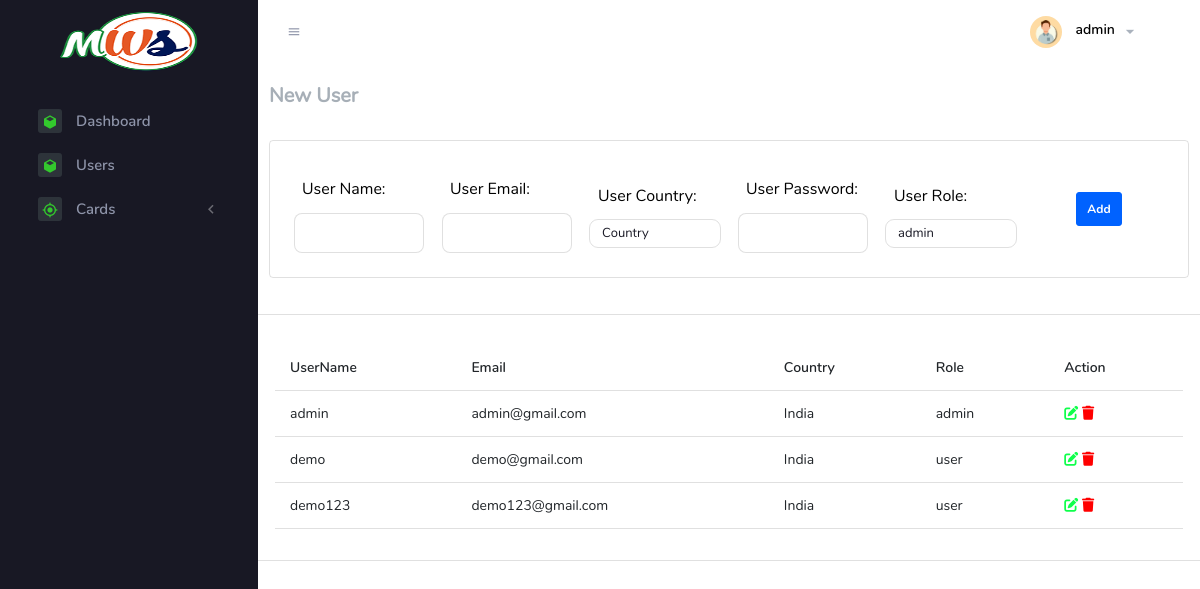
/admin/users/user.php (signed in), run on the app's committed database.
### tables this page shows
CREATE TABLE IF NOT EXISTS `card2_user` (
  `id` int NOT NULL AUTO_INCREMENT,
  `userName` varchar(255) NOT NULL,
  `password` varchar(255) NOT NULL,
  `email` varchar(255) NOT NULL,
  `country` varchar(255) NOT NULL,
  `role` varchar(255) NOT NULL,
  `created_user` timestamp NOT NULL DEFAULT CURRENT_TIMESTAMP,
  `modified_user` timestamp NOT NULL DEFAULT CURRENT_TIMESTAMP,
  PRIMARY KEY (`id`)
);

### admin/users/allUser.php (the view)
<?php
include(dirname(__FILE__)."/../../db/connection.php");
$sql2 = "select * from card2_user";
$result = mysqli_query($conn,$sql2);
while ($row = $result->fetch_assoc()) {
    echo "<tr>
                <td>" . $row["userName"] . "</td>
                <td>" . $row["email"] . "</td>
                <td>" . $row["country"] . "</td>
                <td>" . $row["role"] . "</td>
                <td>
                <a>
                    <i id='".$row["id"]."' class='fa-solid curso fa-pen-to-square edituser' style='color: #0fff4b; cursor: pointer;'></i>
                </a>
                <a>
                <i id='".$row["id"]."'class='fa-solid fa-trash deleteUser' style='color: #ff0000; cursor: pointer;'></i>
                </a>
                </td>
            </tr>";
}

### admin/common/header.php (shortened to what this page needs)
<!doctype html>
<html lang="en">
<head>
    <link href="https://cdn.jsdelivr.net/npm/bootstrap@5.0.2/dist/css/bootstrap.min.css" rel="stylesheet">
    <link rel="stylesheet" href="<?php echo INV_ASSETS; ?>/vendors/mdi/css/materialdesignicons.min.css">
    <link rel="stylesheet" href="<?php echo INV_ASSETS; ?>/vendors/flag-icon-css/css/flag-icon.min.css">
    <link rel="stylesheet" href="<?php echo INV_ASSETS; ?>/vendors/css/vendor.bundle.base.css">
    <link rel="stylesheet" href="<?php echo INV_ASSETS; ?>/css/style.css">
    <link rel="stylesheet" href="<?php echo INV_ASSETS; ?>/css/style2.css">
    <link rel="stylesheet" href="<?php echo INV_ASSETS; ?>/css/custom_style.css">
    <link rel="stylesheet" href="https://cdnjs.cloudflare.com/ajax/libs/font-awesome/6.4.0/css/all.min.css" />
    <link rel="stylesheet" href="https://cdn.datatables.net/1.13.4/css/jquery.dataTables.css" />
    <link href="<?php echo INV_ASSETS; ?>/css/Select2.css" rel="stylesheet" />
</head>

### admin/users/user.php (shortened to what this page needs)
<?php include(dirname(__FILE__) . '/../common/header.php'); ?>
<?php include(dirname(__FILE__) . '/../../db/connection.php'); ?>
<body>
    <div class="container-scroller">
        <?php include('../common/navbar.php'); ?>
        <div class="container-fluid page-body-wrapper">
            <?php include('../common/sidebar.php'); ?>
            <div class="main-panel">
                <div class="row p-2">
                    <div class="col-12 p-0">
                        <div class="d-flex flex-row pb-4">
                            <h3>New User</h3>
                        </div>
                        <div class="p-4 mb-3 border rounded">
                            <form method="post">
                                <div class="row mb-0 align-items-center">
                                    <div class="col-2">
                                        <label for="user-name" class="col-form-label">User Name:</label>
                                        <input type="text" class="form-control" id="user-name" name="user-name" required>
                                    </div>
                                    <div class="col-2">
                                        <label for="user-email" class="col-form-label">User Email:</label>
                                        <input type="email" class="form-control" id="user-email" name="user-email" required>
                                    </div>
                                    <div class="col-2">
                                        <label for="user-country" class="col-form-label">User Country:</label>
                                        <select class="form-control" id="user-country" name="user-country">
                                            <option value="Country">Country</option>
                                        </select>
                                    </div>
                                    <div class="col-2">
                                        <label for="user-password" class="col-form-label">User Password:</label>
                                        <input type="text" class="form-control" id="user-password" name="user-password" required>
                                    </div>
                                    <div class="col-2">
                                        <label for="user-role" class="col-form-label">User Role:</label>
                                        <select class="form-control" id="user-role" name="user-role">
                                            <option value="admin">admin</option>
                                        </select>
                                    </div>
                                    <div class="col-2 text-center">
                                        <input id="save_btn" type="submit" value="Add" class="btn btn-primary" name="adduser">
                                    </div>
                                </div>
                            </form>
                        </div>
                    </div>
                </div>
                <div class="row border p-3 rounded">
                    <div class="col-12">
                        <table id="example" class="table table-hover my-0 dt-responsive nowrap" style="width:100% !important;margin-top: 15px !important;margin-bottom: 15px !important;">
                            <thead>
                                <tr>
                                    <th>UserName</th>
                                    <th>Email</th>
                                    <th>Country</th>
                                    <th>Role</th>
                                    <th>Action</th>
                                </tr>
                            </thead>
                            <tbody>
                                <?php
                                include('allUser.php')
                                ?>
                        </table>
                    </div>
                </div>
            </div>
        </div>
    </div>
</body>
</html>

### admin/common/navbar.php (shortened to what this page needs)
<nav class="navbar default-layout-navbar col-lg-12 col-12 p-0 fixed-top d-flex flex-row">
  <div class="text-center navbar-brand-wrapper d-flex align-items-center justify-content-center">
    <a class="navbar-brand brand-logo" href="<?php echo SITE_URL; ?>index.php"><img src="<?php echo INV_ASSETS; ?>/images/mws.png" /></a>
  </div>
  <div class="navbar-menu-wrapper d-flex align-items-stretch nav-right">
    <button class="navbar-toggler navbar-toggler align-self-center" type="button" data-toggle="minimize">
      <span class="mdi mdi-menu"></span>
    </button>
    <ul class="navbar-nav navbar-nav-right">
      <li class="nav-item nav-profile dropdown">
        <a class="nav-link dropdown-toggle" id="profileDropdown" href="#" data-bs-toggle="dropdown" aria-expanded="false">
          <div class="nav-profile-img">
            <img src="<?php echo INV_ASSETS; ?>/images/faces/logo1.jpg" alt="image">
          </div>
          <div class="nav-profile-text">
            <p id="<?php echo $_SESSION['userID'] ?>" class="mb-1 text-black user_Name"><?php echo $_SESSION['username'] ?></p>
          </div>
        </a>
      </li>
    </ul>
  </div>
</nav>

### admin/common/sidebar.php (shortened to what this page needs)
<nav class="sidebar sidebar-offcanvas" id="sidebar">
  <ul class="nav">
    <li class="nav-item">
      <a class="nav-link" href="<?php echo SITE_URL; ?>index.php">
        <span class="icon-bg"><i class="mdi mdi-cube menu-icon"></i></span>
        <span class="menu-title">Dashboard</span>
      </a>
    </li>
    <?php
    if ($_SESSION['role'] == 'admin') {
    ?>
      <li class="nav-item">
        <a class="nav-link" href="<?php echo SITE_URL; ?>users/user.php">
          <span class="icon-bg"><i class="mdi mdi-cube menu-icon"></i></span>
          <span class="menu-title">Users</span>
        </a>
      </li>
    <?php
    }
    ?>
    <li class="nav-item">
      <a class="nav-link" data-bs-toggle="collapse" href="#ui-basic" aria-expanded="false" aria-controls="ui-basic">
        <span class="icon-bg"><i class="mdi mdi-crosshairs-gps menu-icon"></i></span>
        <span class="menu-title">Cards</span>
        <i class="menu-arrow"></i>
      </a>
    </li>
  </ul>
</nav>

### admin/assets/css/style2.css (style rules this page uses)
a { color: black; }

### admin/assets/css/custom_style.css (style rules this page uses)
:root { --dark-bg-color: #434343; --dark-text-color: #fff; }
.navbar-menu-wrapper.nav-right { padding-right: 50px; }
.p-2 { padding: 20px !important }
input { padding: 10px !important; }
label { color: #000; font-size: 15px; padding: 5px 8px; }
.form-control { border-radius: 8px; }
html, body { margin: 0; padding: 0; height: 100%; width: 100%; }

### data on the page
card2_user: userName "admin", email "admin@gmail.com", country "India", role "admin"
card2_user: userName "demo", email "demo@gmail.com", country "India", role "user"
card2_user: userName "demo123", email "demo123@gmail.com", country "India", role "user"

### other printed values
$_SESSION['username'] "admin"
